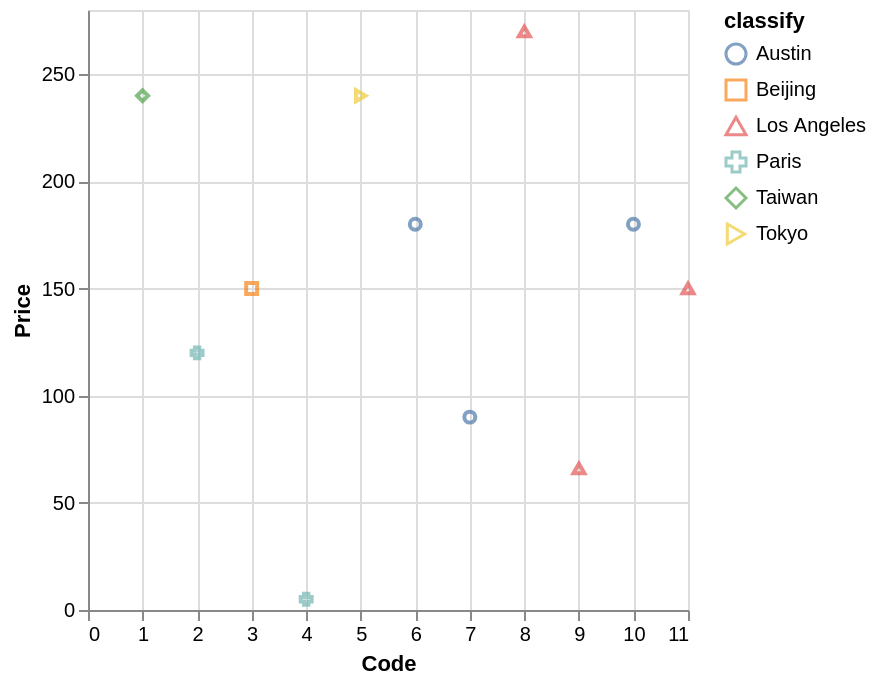

Vega-Lite specification for this chart:
### Vega-Lite specification from a JSON file in a GitHub repository (floating-point values rounded to 4 significant figures)
{"data": {"values": [{"x_data": 6, "y_data": 180, "classify": "Austin"}, {"x_data": 7, "y_data": 90, "classify": "Austin"}, {"x_data": 10, "y_data": 180, "classify": "Austin"}, {"x_data": 3, "y_data": 150, "classify": "Beijing"}, {"x_data": 8, "y_data": 270, "classify": "Los Angeles"}, {"x_data": 9, "y_data": 66, "classify": "Los Angeles"}, {"x_data": 11, "y_data": 150, "classify": "Los Angeles"}, {"x_data": 2, "y_data": 120, "classify": "Paris"}, {"x_data": 4, "y_data": 5, "classify": "Paris"}, {"x_data": 1, "y_data": 240, "classify": "Taiwan"}, {"x_data": 5, "y_data": 240, "classify": "Tokyo"}]}, "mark": "point", "encoding": {"x": {"field": "x_data", "type": "quantitative", "title": "Code", "scale": {"zero": "false"}}, "y": {"field": "y_data", "type": "quantitative", "title": "Price", "scale": {"zero": "false"}}, "color": {"field": "classify", "type": "nominal"}, "shape": {"field": "classify", "type": "nominal"}}}
